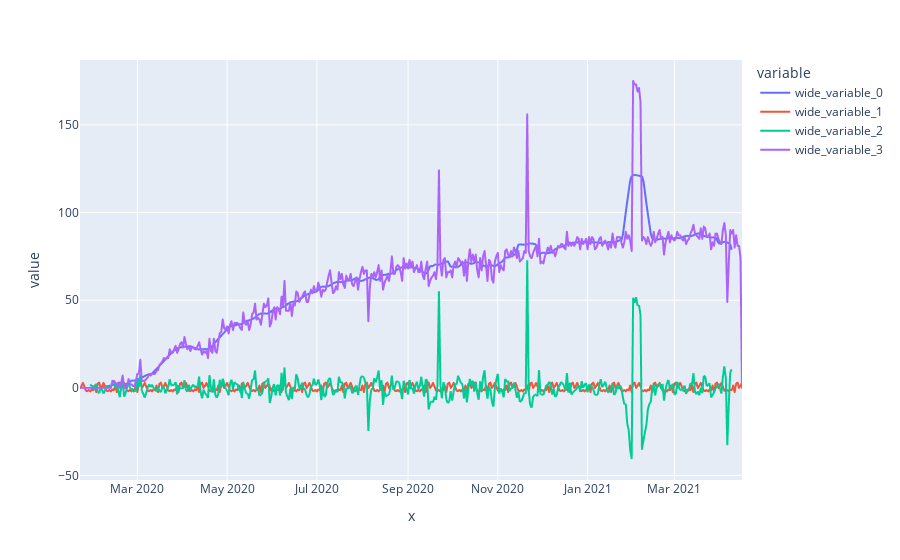

The notebook cell saved with this chart:
### Code cell
px.line(x=df_t.date, y=[decomposition.trend, decomposition.seasonal, decomposition.resid, df_t.Covid])

### Figure 1 — Plotly figure (JSON) as saved in the notebook; plotly's stock layout.template omitted (floating-point values rounded to 4 significant figures; data arrays with more than 128 entries replaced by an {"elided": "..."} marker saying what was removed)
{"data": [{"hovertemplate": "variable=wide_variable_0<br>x=%{x}<br>value=%{y}<extra></extra>", "legendgroup": "wide_variable_0", "line": {"color": "#636efa", "dash": "solid"}, "mode": "lines", "name": "wide_variable_0", "showlegend": true, "type": "scattergl", "x": {"elided": "451 str values"}, "xaxis": "x", "y": {"elided": "451 float values"}, "yaxis": "y"}, {"hovertemplate": "variable=wide_variable_1<br>x=%{x}<br>value=%{y}<extra></extra>", "legendgroup": "wide_variable_1", "line": {"color": "#EF553B", "dash": "solid"}, "mode": "lines", "name": "wide_variable_1", "showlegend": true, "type": "scattergl", "x": {"elided": "451 str values"}, "xaxis": "x", "y": {"elided": "451 float values"}, "yaxis": "y"}, {"hovertemplate": "variable=wide_variable_2<br>x=%{x}<br>value=%{y}<extra></extra>", "legendgroup": "wide_variable_2", "line": {"color": "#00cc96", "dash": "solid"}, "mode": "lines", "name": "wide_variable_2", "showlegend": true, "type": "scattergl", "x": {"elided": "451 str values"}, "xaxis": "x", "y": {"elided": "451 float values"}, "yaxis": "y"}, {"hovertemplate": "variable=wide_variable_3<br>x=%{x}<br>value=%{y}<extra></extra>", "legendgroup": "wide_variable_3", "line": {"color": "#ab63fa", "dash": "solid"}, "mode": "lines", "name": "wide_variable_3", "showlegend": true, "type": "scattergl", "x": {"elided": "451 str values"}, "xaxis": "x", "y": {"elided": "451 int values"}, "yaxis": "y"}], "layout": {"autosize": true, "legend": {"title": {"text": "variable"}, "tracegroupgap": 0}, "margin": {"t": 60}, "xaxis": {"anchor": "y", "autorange": true, "domain": [0, 1], "range": ["2020-01-22", "2021-04-16"], "title": {"text": "x"}, "type": "date"}, "yaxis": {"anchor": "x", "autorange": true, "domain": [0, 1], "range": [-52.54, 187.0], "title": {"text": "value"}, "type": "linear"}}}
